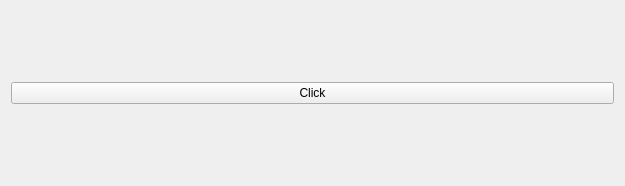
<?xml version="1.0" encoding="UTF-8"?>
<ui version="4.0">
 <class>Widget</class>
 <widget class="QWidget" name="Widget">
  <property name="geometry">
   <rect>
    <x>0</x>
    <y>0</y>
    <width>625</width>
    <height>186</height>
   </rect>
  </property>
  <property name="windowTitle">
   <string>MyApp</string>
  </property>
  <layout class="QVBoxLayout" name="verticalLayout">
   <item>
    <widget class="QPushButton" name="myButton">
     <property name="text">
      <string>Click</string>
     </property>
    </widget>
   </item>
  </layout>
 </widget>
 <resources/>
 <connections/>
</ui>
